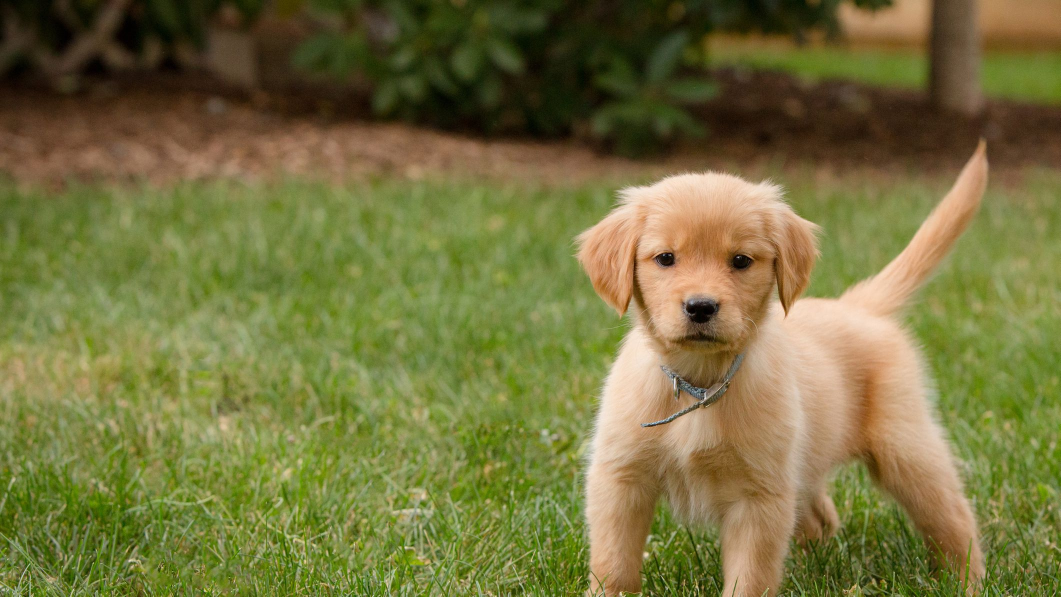
#> input picture photos/puppy.jpg, 2121 x 1193 px (shown at 1/2 size)
$ python transformation.py
#> lines starting #> are read from the running program, lines starting #| are printed output that depends on the picture
import cv2 as cv
import numpy as np
img=cv.imread('photos/puppy.jpg')
#> img is the input picture: shape (1193, 2121, 3); mean B, G, R 62.5, 114.4, 118.1
#cv.imshow('puppy',img)

def transformation(img,x,y):
#> called with x = -200, y = -200
    transmat=np.float32([[1,0,x],[0,1,y]])
    dimensions= (img.shape[1],img.shape[0])
#> dimensions = (2121, 1193)
    return cv.warpAffine(img,transmat,dimensions)
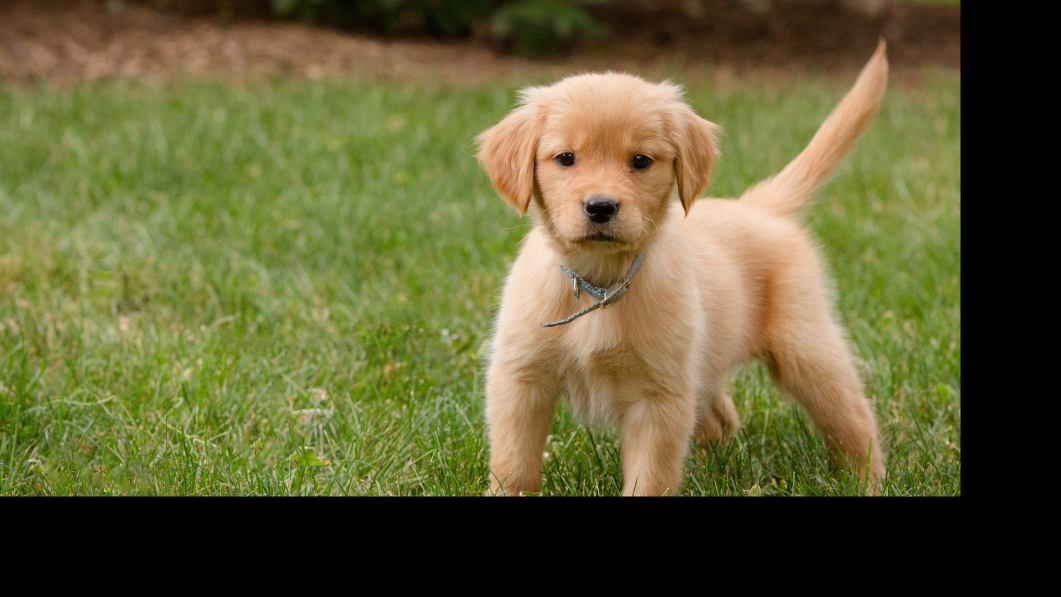
#> returned value: shape (1193, 2121, 3) (shown at 1/2 size); mean of channels 0, 1, 2 53.7, 95.7, 98.6; drawn as B, G, R
#pos y :down neg y :up
#pos x :right neg x :left

trans=transformation(img,-200,-200)
#cv.imshow('translated',trans)
#rotation

def rotate(img,angle,rotPoint=None):
#> called with angle = -45
    (height,width)=img.shape[:2]
#> height = 1193; width = 2121
    if rotPoint is None:
        rotPoint = (width//2,height//2)
#> rotPoint = (1060, 596)
    rotMat=cv.getRotationMatrix2D(rotPoint,angle,1.0)
    dimensions=(height,width)
#> dimensions = (1193, 2121)
    return cv.warpAffine(img,rotMat,dimensions)
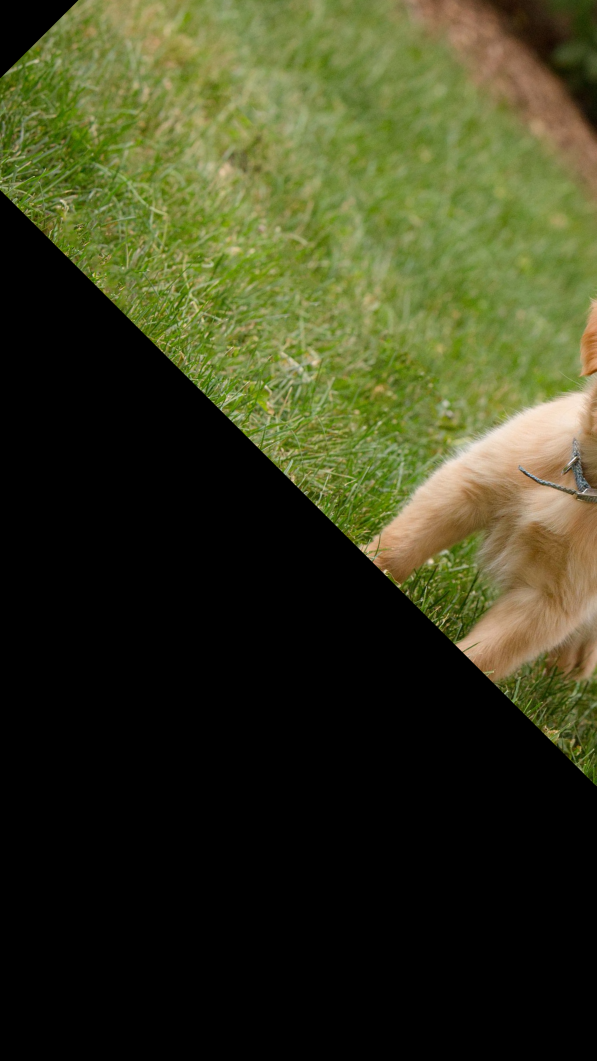
#> returned value: shape (2121, 1193, 3) (shown at 1/2 size); mean of channels 0, 1, 2 30.8, 60.1, 57.5; drawn as B, G, R

rotated=rotate(img,-45)

#cv.imshow('rotated',rotated)

rotated_rotated=rotate(rotated,-15)
#> call 2 of rotate, with angle = -15
#> in rotate (call 2), `return cv.warpAffine(img,rotMat,dimensions)`:
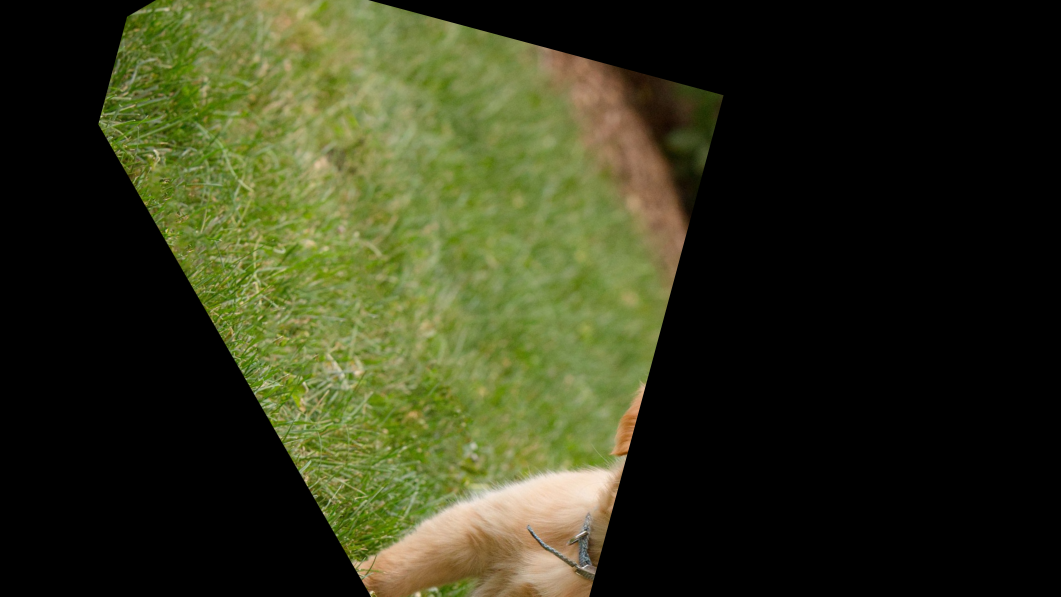
#> returned value: shape (1193, 2121, 3) (shown at 1/2 size); mean of channels 0, 1, 2 27.6, 54.3, 51.1; drawn as B, G, R
#cv.imshow('rotated rotated',rotated_rotated)

#resize
resized=cv.resize(img, (500,500), interpolation=cv.INTER_CUBIC)
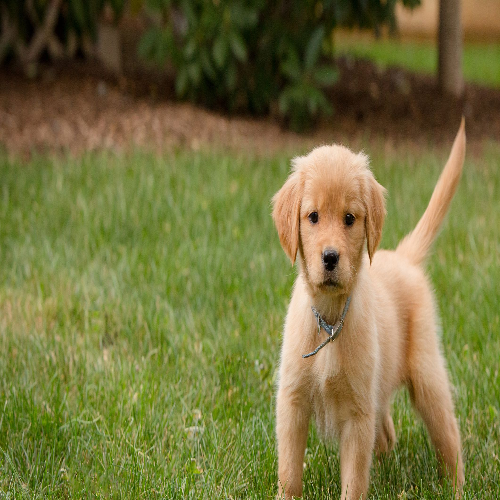
#> resized: shape (500, 500, 3); mean B, G, R 62.5, 114.4, 118.1
#cv.imshow('resized',resized)

#flipped
flipped=cv.flip(img,1)
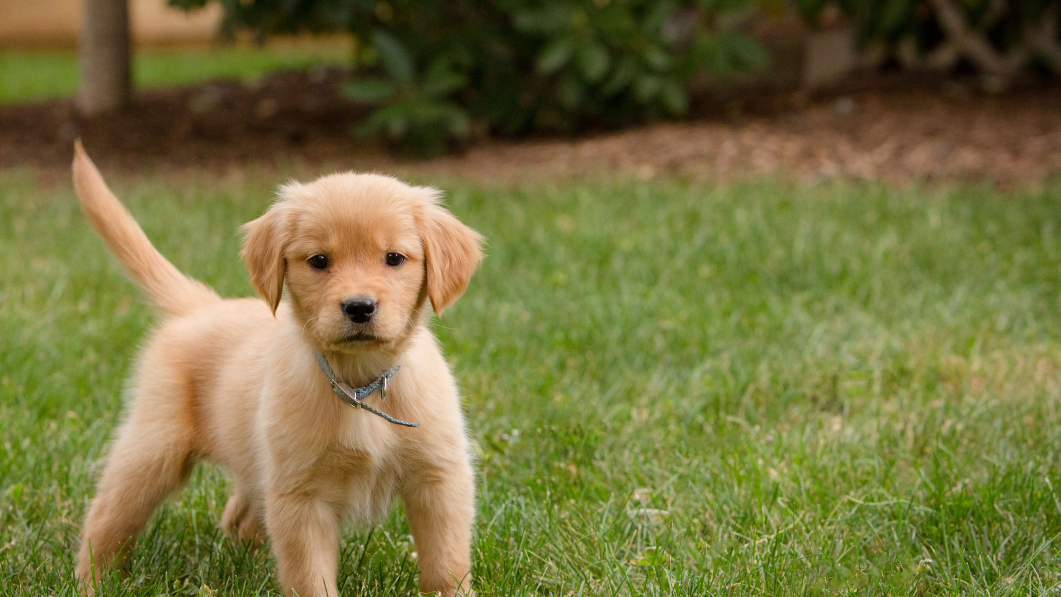
#> flipped: shape (1193, 2121, 3) (shown at 1/2 size); mean B, G, R 62.5, 114.4, 118.1
#cv.imshow('flipped',flipped)

#cropped img[y:y+h, x:x+w]
cropped=img[img.shape[0]//2:img.shape[0],img.shape[1]//2:img.shape[1]]
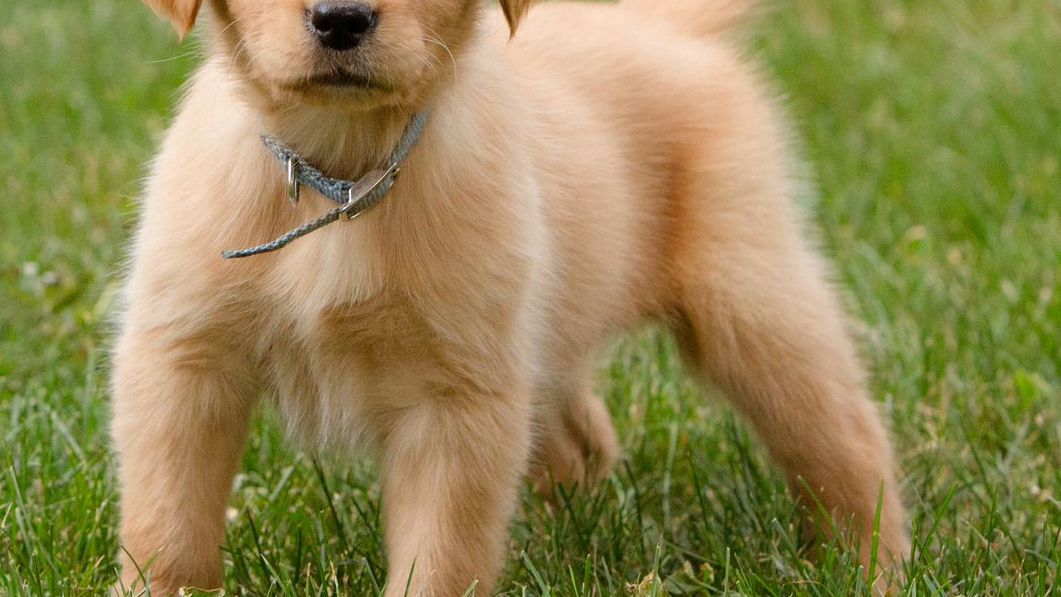
#> cropped: shape (597, 1061, 3); mean B, G, R 83.2, 135.3, 145.7
cv.imshow('cropped',cropped)

cv.waitKey(0)
cv.destroyAllWindows()

$ run again, with photos/woman.jpg copied over photos/puppy.jpg
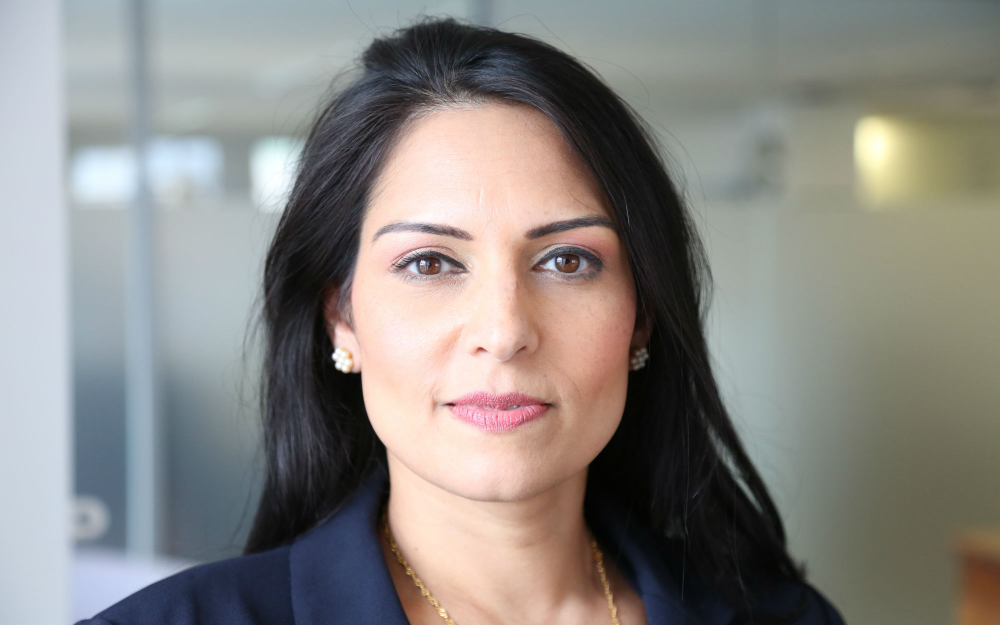
#> input picture photos/woman.jpg, 2000 x 1250 px (shown at 1/2 size)
#> img is the input picture: shape (1250, 2000, 3); mean B, G, R 129.7, 133.6, 136.2
#> `flipped=cv.flip(img,1)`:
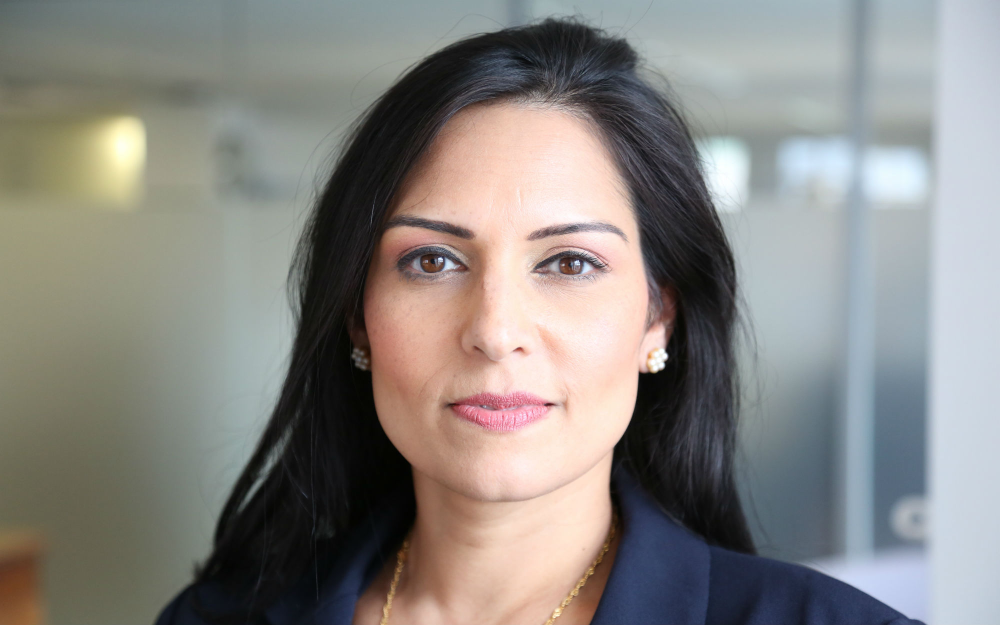
#> flipped: shape (1250, 2000, 3) (shown at 1/2 size); mean B, G, R 129.7, 133.6, 136.2
#> `cropped=img[img.shape[0]//2:img.shape[0],img.shape[1]//2:img.shape[1]]`:
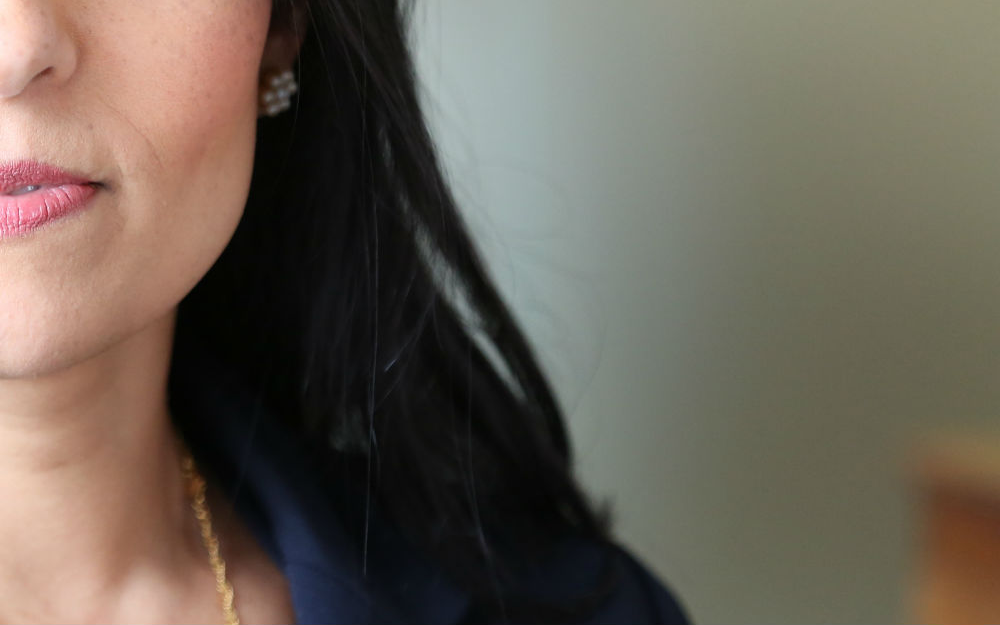
#> cropped: shape (625, 1000, 3); mean B, G, R 85.5, 96.7, 106.1

$ run again, with photos/people.jpeg copied over photos/puppy.jpg
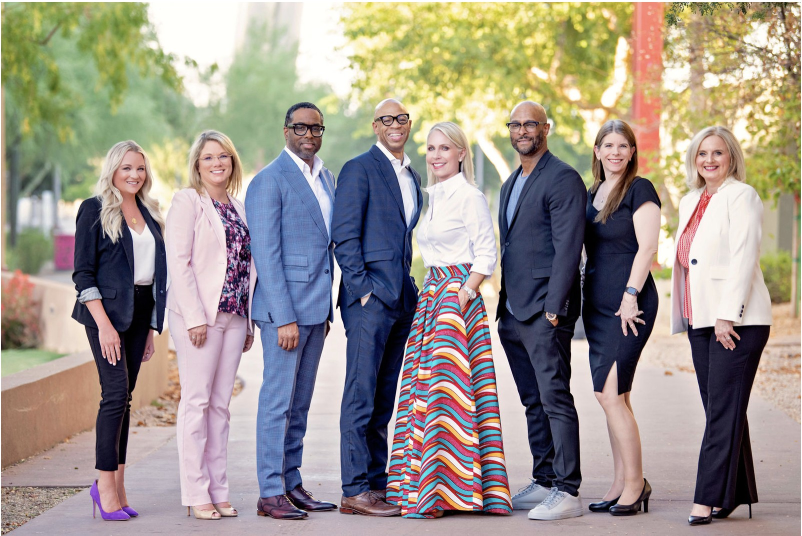
#> input picture photos/people.jpeg, 1604 x 1072 px (shown at 1/2 size)
#> img is the input picture: shape (1072, 1604, 3); mean B, G, R 139.9, 148.2, 156.6
#> `flipped=cv.flip(img,1)`:
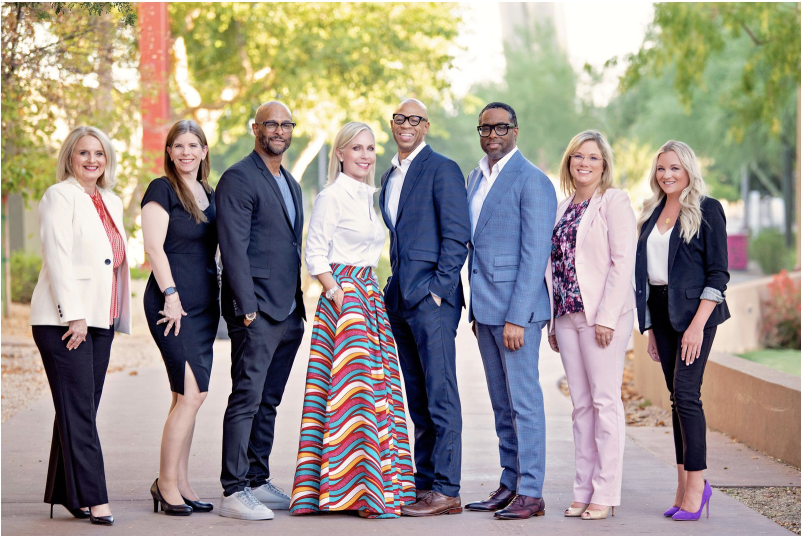
#> flipped: shape (1072, 1604, 3) (shown at 1/2 size); mean B, G, R 139.9, 148.2, 156.6
#> `cropped=img[img.shape[0]//2:img.shape[0],img.shape[1]//2:img.shape[1]]`:
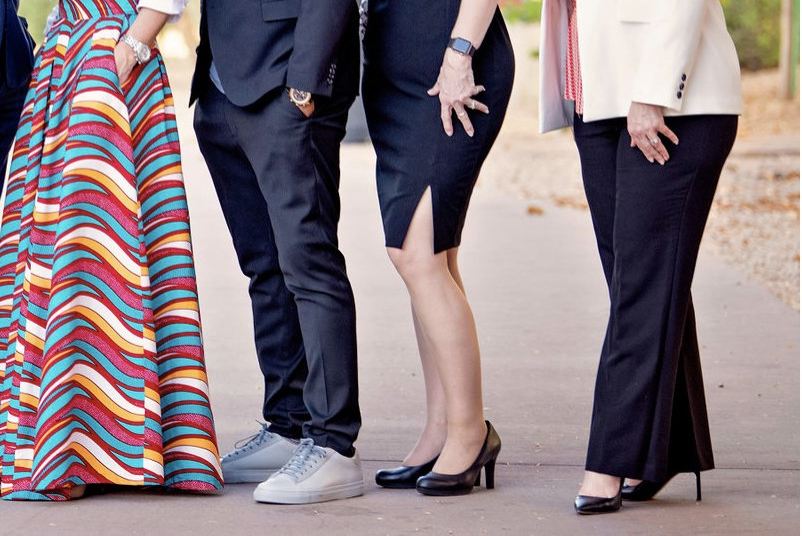
#> cropped: shape (536, 802, 3); mean B, G, R 128.7, 123.4, 137.6
